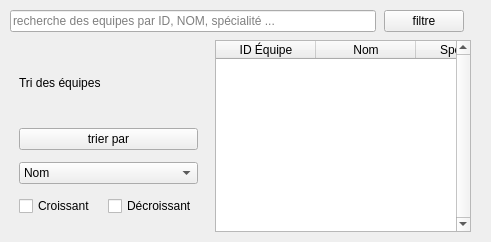
                          <widget class="QWidget" name="page_rech">
                            <layout class="QVBoxLayout" name="rechLayout">
                              <property name="spacing">
                                <number>8</number>
                              </property>
                              <property name="leftMargin">
                                <number>10</number>
                              </property>
                              <property name="topMargin">
                                <number>10</number>
                              </property>
                              <property name="rightMargin">
                                <number>20</number>
                              </property>
                              <property name="bottomMargin">
                                <number>10</number>
                              </property>
                              <item>
                                <layout class="QHBoxLayout" name="rechTopLayout">
                                  <property name="spacing">
                                    <number>8</number>
                                  </property>
                                  <item>
                                    <widget class="QLineEdit" name="lineEditRechercheEquipe">
                                      <property name="placeholderText">
                                        <string>recherche des equipes par ID, NOM, spécialité ...</string>
                                      </property>
                                    </widget>
                                  </item>
                                  <item>
                                    <widget class="QPushButton" name="btnFiltre">
                                      <property name="text">
                                        <string>filtre</string>
                                      </property>
                                      <property name="maximumWidth">
                                        <number>100</number>
                                      </property>
                                    </widget>
                                  </item>
                                  <item>
                                    <spacer name="searchSpacer">
                                      <property name="orientation">
                                        <enum>Qt::Horizontal</enum>
                                      </property>
                                    </spacer>
                                  </item>
                                </layout>
                              </item>
                              <item>
                                <layout class="QHBoxLayout" name="rechMainLayout">
                                  <property name="spacing">
                                    <number>8</number>
                                  </property>
                                  <item>
                                    <widget class="QFrame" name="frame_4">
                                      <layout class="QVBoxLayout" name="frame4Layout">
                                        <property name="spacing">
                                          <number>12</number>
                                        </property>
                                        <item>
                                          <widget class="QLabel" name="label_7">
                                            <property name="text">
                                              <string>Tri des équipes</string>
                                            </property>
                                          </widget>
                                        </item>
                                        <item>
                                          <widget class="QPushButton" name="btnTrier">
                                            <property name="text">
                                              <string>trier par</string>
                                            </property>
                                          </widget>
                                        </item>
                                        <item>
                                          <widget class="QComboBox" name="comboBoxTriEquipe">
                                            <item>
                                              <property name="text">
                                                <string>Nom</string>
                                              </property>
                                            </item>
                                            <item>
                                              <property name="text">
                                                <string>Nom chef</string>
                                              </property>
                                            </item>
                                            <item>
                                              <property name="text">
                                                <string>ID</string>
                                              </property>
                                            </item>
                                            <item>
                                              <property name="text">
                                                <string>Specialité</string>
                                              </property>
                                            </item>
                                          </widget>
                                        </item>
                                        <item>
                                          <layout class="QHBoxLayout" name="sortOptionsLayout">
                                            <item>
                                              <widget class="QCheckBox" name="checkBoxTriEquipeCroissant">
                                                <property name="text">
                                                  <string>Croissant</string>
                                                </property>
                                              </widget>
                                            </item>
                                            <item>
                                              <widget class="QCheckBox" name="checkBoxTriEquipeDecroissant">
                                                <property name="text">
                                                  <string>Décroissant</string>
                                                </property>
                                              </widget>
                                            </item>
                                          </layout>
                                        </item>
                                        <item>
                                          <spacer name="frame4Spacer">
                                            <property name="orientation">
                                              <enum>Qt::Vertical</enum>
                                            </property>
                                          </spacer>
                                        </item>
                                      </layout>
                                    </widget>
                                  </item>
                                  <item>
                                    <widget class="QTableWidget" name="tableWidgetEquipe">
                                      <property name="sizePolicy">
                                        <sizepolicy hsizetype="Expanding" vsizetype="Expanding">
                                          <horstretch>1</horstretch>
                                          <verstretch>1</verstretch>
                                        </sizepolicy>
                                      </property>
                                      <property name="verticalScrollBarPolicy">
                                        <enum>Qt::ScrollBarPolicy::ScrollBarAlwaysOn</enum>
                                      </property>
                                      <property name="horizontalScrollBarPolicy">
                                        <enum>Qt::ScrollBarPolicy::ScrollBarAlwaysOff</enum>
                                      </property>
                                      <property name="autoScroll">
                                        <bool>false</bool>
                                      </property>
                                      <attribute name="horizontalHeaderStretchLastSection">
                                        <bool>true</bool>
                                      </attribute>
                                      <column>
                                        <property name="text">
                                          <string>ID Équipe</string>
                                        </property>
                                      </column>
                                      <column>
                                        <property name="text">
                                          <string>Nom</string>
                                        </property>
                                      </column>
                                      <column>
                                        <property name="text">
                                          <string>Spécialité</string>
                                        </property>
                                      </column>
                                      <column>
                                        <property name="text">
                                          <string>Membres</string>
                                        </property>
                                      </column>
                                      <column>
                                        <property name="text">
                                          <string>Chef </string>
                                        </property>
                                      </column>
                                      <column>
                                        <property name="text">
                                          <string>état d' équipe</string>
                                        </property>
                                      </column>
                                    </widget>
                                  </item>
                                </layout>
                              </item>
                            </layout>
                          </widget>
